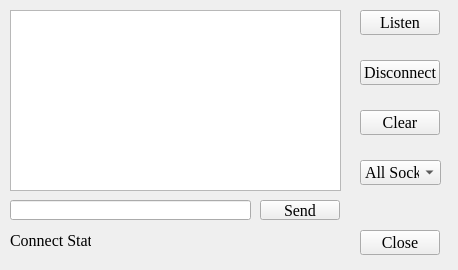
<?xml version="1.0" encoding="UTF-8"?>
<ui version="4.0">
 <class>ServerSocket</class>
 <widget class="QMainWindow" name="ServerSocket">
  <property name="geometry">
   <rect>
    <x>0</x>
    <y>0</y>
    <width>458</width>
    <height>270</height>
   </rect>
  </property>
  <property name="font">
   <font>
    <family>Times New Roman</family>
    <pointsize>12</pointsize>
   </font>
  </property>
  <property name="windowTitle">
   <string>ServerSocket</string>
  </property>
  <widget class="QWidget" name="centralwidget">
   <widget class="QPlainTextEdit" name="plainTextEdit">
    <property name="geometry">
     <rect>
      <x>10</x>
      <y>10</y>
      <width>331</width>
      <height>181</height>
     </rect>
    </property>
   </widget>
   <widget class="QLabel" name="label">
    <property name="geometry">
     <rect>
      <x>10</x>
      <y>230</y>
      <width>81</width>
      <height>20</height>
     </rect>
    </property>
    <property name="text">
     <string>Connect State: </string>
    </property>
   </widget>
   <widget class="QLabel" name="label_state">
    <property name="geometry">
     <rect>
      <x>100</x>
      <y>230</y>
      <width>231</width>
      <height>20</height>
     </rect>
    </property>
    <property name="text">
     <string/>
    </property>
   </widget>
   <widget class="QPushButton" name="btn_listen">
    <property name="geometry">
     <rect>
      <x>360</x>
      <y>10</y>
      <width>80</width>
      <height>25</height>
     </rect>
    </property>
    <property name="text">
     <string>Listen</string>
    </property>
   </widget>
   <widget class="QPushButton" name="btn_close">
    <property name="geometry">
     <rect>
      <x>360</x>
      <y>230</y>
      <width>80</width>
      <height>25</height>
     </rect>
    </property>
    <property name="text">
     <string>Close</string>
    </property>
   </widget>
   <widget class="QPushButton" name="btn_disconnect">
    <property name="geometry">
     <rect>
      <x>360</x>
      <y>60</y>
      <width>80</width>
      <height>25</height>
     </rect>
    </property>
    <property name="text">
     <string>Disconnect</string>
    </property>
   </widget>
   <widget class="QPushButton" name="btn_clear">
    <property name="geometry">
     <rect>
      <x>360</x>
      <y>110</y>
      <width>80</width>
      <height>25</height>
     </rect>
    </property>
    <property name="text">
     <string>Clear</string>
    </property>
   </widget>
   <widget class="QLineEdit" name="lineEdit">
    <property name="geometry">
     <rect>
      <x>10</x>
      <y>200</y>
      <width>241</width>
      <height>20</height>
     </rect>
    </property>
   </widget>
   <widget class="QPushButton" name="btn_send">
    <property name="geometry">
     <rect>
      <x>260</x>
      <y>200</y>
      <width>80</width>
      <height>20</height>
     </rect>
    </property>
    <property name="text">
     <string>Send</string>
    </property>
   </widget>
   <widget class="QComboBox" name="comboBox">
    <property name="geometry">
     <rect>
      <x>360</x>
      <y>160</y>
      <width>81</width>
      <height>25</height>
     </rect>
    </property>
    <item>
     <property name="text">
      <string>All Socket</string>
     </property>
    </item>
   </widget>
  </widget>
 </widget>
 <resources/>
 <connections/>
</ui>
